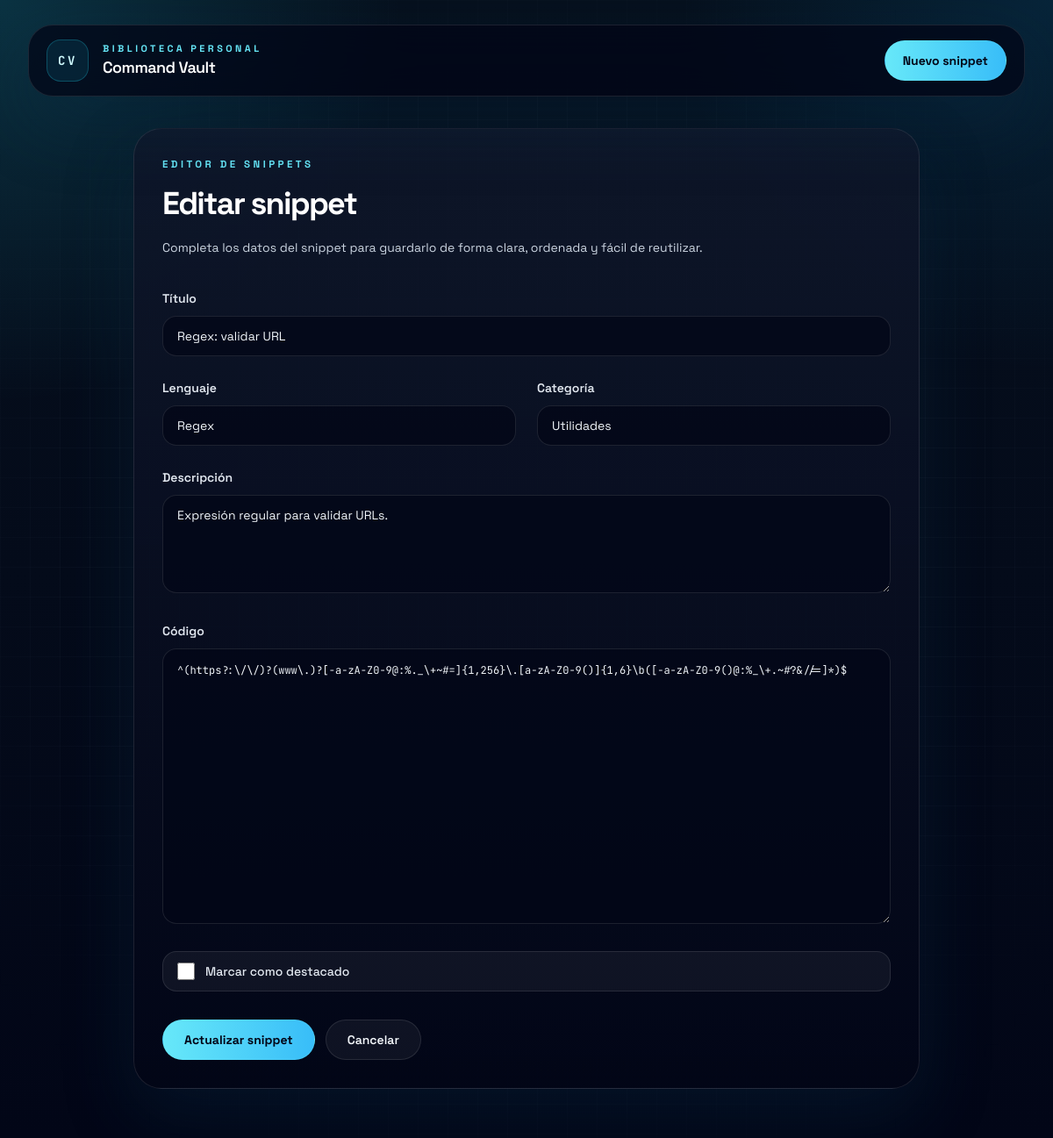
/editar/105/, run on the app's committed database.
### vault/models.py (models this page shows, shortened)
class Snippet(models.Model):
    LENGUAJES = [
        ('python', 'Python'),
        ('javascript', 'JavaScript'),
        ('html', 'HTML'),
        ('css', 'CSS'),
        ('bash', 'Bash'),
        ('sql', 'SQL'),
        ('django', 'Django'),
        ('git', 'Git'),
        ('docker', 'Docker'),
        ('regex', 'Regex'),
        ('json', 'JSON'),
        ('yaml', 'YAML'),
    ]
    CATEGORIAS = [
        ('backend', 'Backend'),
        ('frontend', 'Frontend'),
        ('database', 'Base de datos'),
        ('devops', 'DevOps'),
        ('utils', 'Utilidades'),
    ]
    titulo = models.CharField(max_length=120)
    lenguaje = models.CharField(max_length=20, choices=LENGUAJES)
    categoria = models.CharField(max_length=20, choices=CATEGORIAS)
    descripcion = models.TextField()
    codigo = models.TextField()
    destacado = models.BooleanField(default=False)
    creado_en = models.DateTimeField(auto_now_add=True)
    actualizado_en = models.DateTimeField(auto_now=True)
    class Meta:
        ordering = ['-creado_en']
        verbose_name = 'Snippet'
        verbose_name_plural = 'Snippets'

### vault/views.py (the view)
# urls.py: path('editar/<int:pk>/', views.snippet_update, name='snippet_update'),
def snippet_update(request, pk):
    snippet = get_object_or_404(Snippet, pk=pk)
    if request.method == 'POST':
        form = SnippetForm(request.POST, instance=snippet)
        if form.is_valid():
            snippet = form.save()
            return redirect('snippet_detail', pk=snippet.pk)
    else:
        form = SnippetForm(instance=snippet)
    return render(request, 'vault/snippet_form.html', {
        'form': form,
        'titulo_pagina': 'Editar snippet',
        'texto_boton': 'Actualizar snippet'
    })

### vault/templates/vault/snippet_form.html (shortened to what this page needs)
{% extends 'vault/base.html' %}
{% block content %}
<section class="mx-auto max-w-4xl">
    <div class="rounded-[32px] border border-white/10 bg-[linear-gradient(180deg,rgba(15,23,42,0.9),rgba(2,6,23,0.96))] p-6 shadow-glow sm:p-8">
        <div class="max-w-2xl">
            <p class="text-[0.72rem] font-bold uppercase tracking-[0.3em] text-cyan-300">Editor de snippets</p>
            <h1 class="mt-4 text-4xl font-bold tracking-[-0.05em] text-white">{{ titulo_pagina }}</h1>
            <p class="mt-4 text-sm leading-7 text-slate-300">Completa los datos del snippet para guardarlo de forma clara, ordenada y fácil de reutilizar.</p>
        </div>
        <form method="post" class="mt-8 space-y-6">
            <div class="space-y-2">
                <label class="text-sm font-semibold text-slate-200" for="{{ form.titulo.id_for_label }}">Título</label>
                {{ form.titulo }}
            </div>
            <div class="grid gap-6 md:grid-cols-2">
                <div class="space-y-2">
                    <label class="text-sm font-semibold text-slate-200" for="{{ form.lenguaje.id_for_label }}">Lenguaje</label>
                    {{ form.lenguaje }}
                </div>
                <div class="space-y-2">
                    <label class="text-sm font-semibold text-slate-200" for="{{ form.categoria.id_for_label }}">Categoría</label>
                    {{ form.categoria }}
                </div>
            </div>
            <div class="space-y-2">
                <label class="text-sm font-semibold text-slate-200" for="{{ form.descripcion.id_for_label }}">Descripción</label>
                {{ form.descripcion }}
            </div>
            <div class="space-y-2">
                <label class="text-sm font-semibold text-slate-200" for="{{ form.codigo.id_for_label }}">Código</label>
                {{ form.codigo }}
            </div>
            <label class="flex items-center gap-3 rounded-2xl border border-white/10 bg-white/5 px-4 py-3 text-sm text-slate-200" for="{{ form.destacado.id_for_label }}">
                {{ form.destacado }}
                <span class="font-medium">Marcar como destacado</span>
            </label>
            <div class="flex flex-wrap gap-3 pt-2">
                <button type="submit" class="inline-flex items-center justify-center rounded-full border border-cyan-300/20 bg-gradient-to-r from-cyan-300 to-sky-400 px-6 py-3 text-sm font-bold text-slate-950 transition hover:-translate-y-0.5">{{ texto_boton }}</button>
                <a href="{% url 'snippet_list' %}" class="inline-flex items-center justify-center rounded-full border border-white/10 bg-white/5 px-6 py-3 text-sm font-semibold text-slate-100 transition hover:border-cyan-300/30 hover:bg-cyan-300/10">Cancelar</a>
            </div>
        </form>
    </div>
</section>
{% endblock %}

### data on the page
Snippet: titulo "Regex: validar URL", lenguaje "Regex", categoria "Utilidades", descripcion "Expresión regular para validar URLs.", codigo "^(https?:\\/\\/)?(www\\.)?[-a-zA-Z0-9@:%._\\+~#=]{1,256}\\.[a-zA-Z0-9()]{1,6}\\b([-a-zA-Z0-9()@:%_\\+.~#?&//=]*)$"

### other printed values
{{ titulo_pagina }} "Editar snippet"
{{ texto_boton }} "Actualizar snippet"
